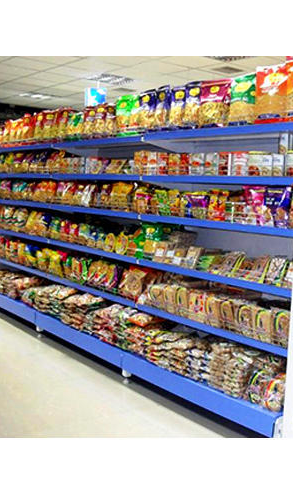
#> input picture ML Models/column_0.png, 293 x 500 px
$ jupyter execute --allow-errors divide-image-by-row-beta.ipynb   (shell and % lines are left out)
#> lines starting #> are read from the running program, lines starting #| are printed output that depends on the picture; after the words box and inside, x2 and y2 are one past the last pixel; in counts of white or black regions, pixels touching at a corner belong together
## Task: Divide the image into rows

# Imports

[cell 1]
import os

import cv2
import numpy as np
import pandas as pd
import math

from skimage import io

from time import strftime

from PIL import Image

import matplotlib.pyplot as plt
import seaborn as sns

# Constants

[cell 2]
shelf_1_column_1="column_0.png"
shelf_1_column_2="column_1.png"
shelf_2_column_1="shelf2/columns/column_0.png"
shelf_2_column_2="shelf2/columns/column_1.png"
shelf_2_column_3="shelf2/columns/column_2.png"
row="https://www.businessinsider.in/photo/70485806/texas-teen-is-accused-of-urinating-on-a-walmart-shelf-in-the-same-week-that-a-woman-turned-herself-in-for-peeing-on-walmart-potatoes.jpg"

# Analyze image

### Preprocessing

[cell 3]
img = cv2.cvtColor(io.imread(shelf_1_column_1), cv2.COLOR_RGB2BGR)
img.shape
#> Out = (500, 293, 3)

[cell 4]
plt.imshow(img, interpolation='nearest')
plt.show()

#### convert to grey scale

#> (a cell that did not finish here is left out)

#> (a cell that did not finish here is left out)

### Using gausian blur with OTSU

[cell 7]
gray = cv2.cvtColor(img, cv2.COLOR_BGR2GRAY)
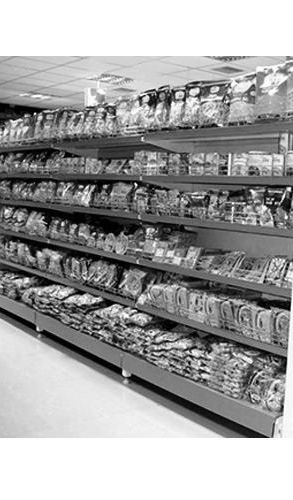
#> gray: shape (500, 293); min 0, max 255, mean 161.3
img_thr = cv2.threshold(gray, 0, 255, cv2.THRESH_BINARY_INV | cv2.THRESH_OTSU)[1]
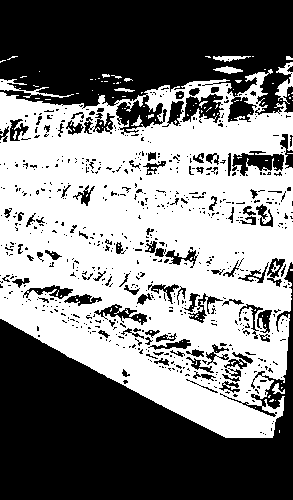
#> img_thr: shape (500, 293); 50.2% white; 688 black regions (589 under 20 px), largest, box (x1, y1, x2, y2) and area: (0, 262, 293, 500) 33255, (0, 0, 293, 135) 28193, (232, 151, 284, 176) 718

[cell 8]
plt.imshow(img_thr, 'gray')
plt.show()

[cell 9]
edges = cv2.Canny(gray, 80, 120)
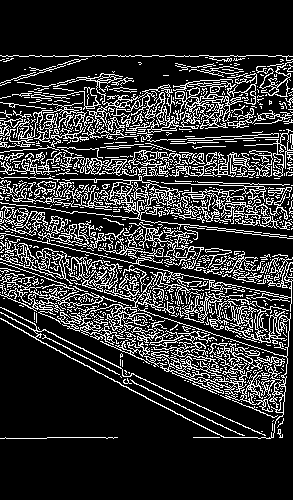
#> edges: shape (500, 293); 19.3% white in thin lines or dots, all inside (x1, y1, x2, y2) = (0, 55, 293, 439)
lines = cv2.HoughLinesP(edges, 1, math.pi/2, 2, None, 30, 1);
#> lines = [[47, 437, 105, 437], [70, 179, 122, 179], [0, 438, 46, 438], [187, 142, 218, 142], [291, 303, 291, 273]]
for line in lines[0]:
    pt1 = (line[0],line[1])
    pt2 = (line[2],line[3])
    cv2.line(img, pt1, pt2, (255,255,255), 3)
#> this loop made 1 pass
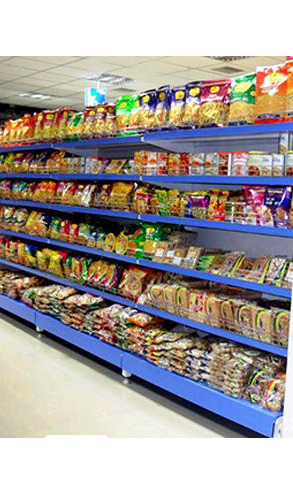
#> img: shape (500, 293, 3); mean B, G, R 156.9, 159.8, 166.1
cv2.imwrite("temp1.png", img)
#> Out = True

#> (a cell that did not finish here is left out)

#### crop image to remove white blocks

[cell 11]
coords = cv2.findNonZero(img_thr)
#> coords = contour of 73474 points, box (x1, y1, x2, y2) (0, 56, 293, 438), area 8758
x, y, w, h = cv2.boundingRect(coords)
#> x = 0; y = 56; w = 293; h = 382
rect = img[y:y+h, x:x+w]
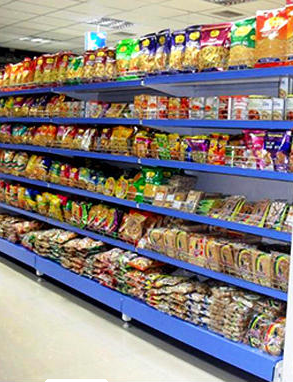
#> rect: shape (382, 293, 3); mean B, G, R 126.5, 130.4, 138.7
cv2.imwrite("rect.png", rect)
#> Out = True

[cell 12]
cropped_img = cv2.imread("rect.png")

#> (a cell that did not finish here is left out)

#> (a cell that did not finish here is left out)

#> (a cell that did not finish here is left out)

[cell 16]
gray = cv2.cvtColor(cropped_img, cv2.COLOR_BGR2GRAY)
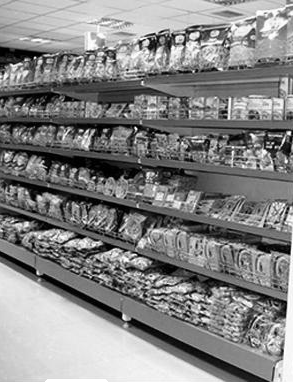
#> gray: shape (382, 293); min 0, max 255, mean 132.4

#> (a cell that did not finish here is left out)

#> (a cell that did not finish here is left out)

[cell 19]
gray = cv2.cvtColor(cropped_img, cv2.COLOR_BGR2GRAY)
blur = cv2.GaussianBlur(gray, (9, 9), 0)
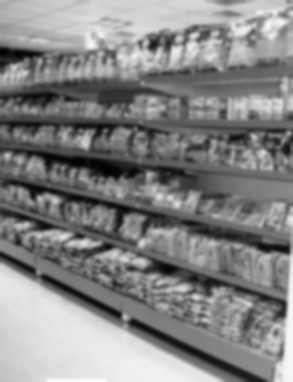
#> blur: shape (382, 293); min 1, max 252, mean 132.4
thresh = cv2.threshold(blur, 0, 255, cv2.THRESH_BINARY_INV + cv2.THRESH_OTSU)[1]
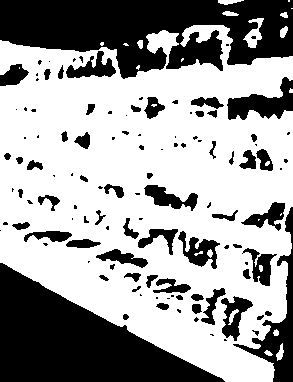
#> thresh: shape (382, 293); 62.5% white; 117 black regions (58 under 20 px), largest, box (x1, y1, x2, y2) and area: (0, 0, 293, 79) 15154, (0, 263, 225, 382) 13407, (233, 207, 293, 382) 2263
plt.imshow(thresh, interpolation='nearest')
plt.show()
